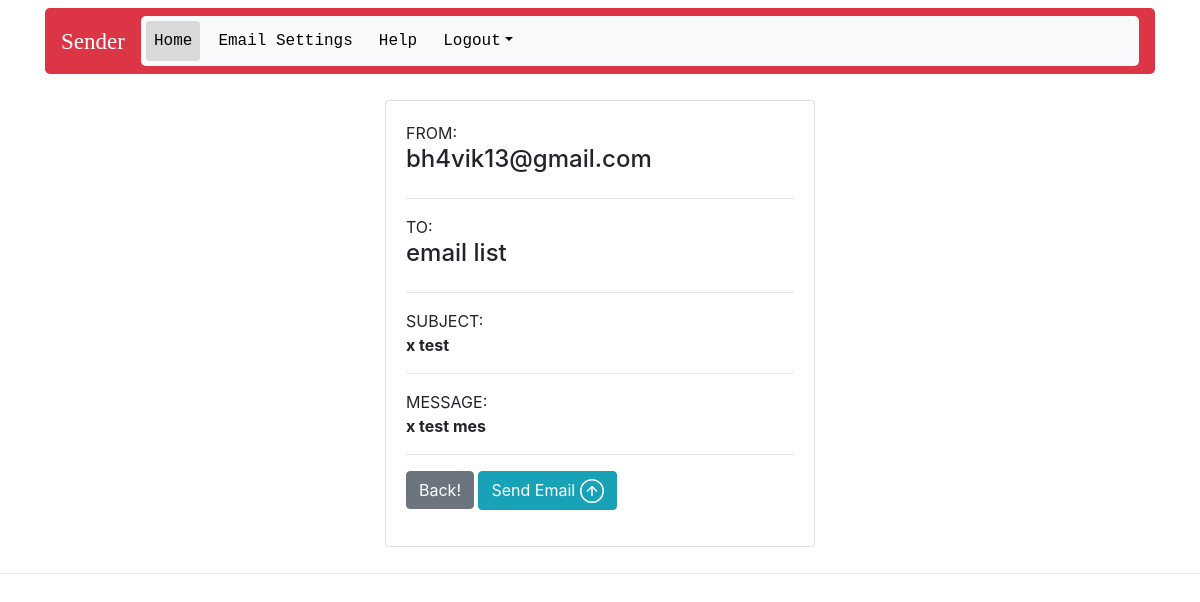
Page /send-email/22/ (signed in) on the committed database.
### sendapp/models.py (models this page shows, shortened)
class EmailFromList(models.Model):
	user = models.ForeignKey(to=UserProfile, on_delete = models.CASCADE, null=True, blank=True)
	userEmail = models.EmailField(max_length = 200, blank = False, null = True)
	userPassword = models.CharField(max_length = 32, blank = False, null = True)
	isDefault = models.BooleanField(default = False)

class EmailList(models.Model):
	user = models.ForeignKey(to=UserProfile, on_delete = models.CASCADE, null=True, blank=True)
	emailListName = models.CharField(max_length = 20, blank = False, null = True)
	emailList = models.CharField(max_length = 2500, blank = False, null = True)
	selectedEmailList = models.BooleanField(default = False)
	def __str__(self):
		return self.emailListName

class EmailDraft(models.Model):
	user = models.ForeignKey(to=UserProfile, on_delete = models.CASCADE, null=True, blank=True)
	emailDraftSubject = models.CharField(max_length = 40, blank = False, null = True)
	emailDraftMessage = models.TextField(max_length = 300, blank = False, null = True)
	timeDraftCreated = models.DateTimeField(auto_now_add = True)
	def __str__(self):
		return self.emailDraftSubject

### sendapp/decorators.py (the view)
		def wrapper_fun(request, *args, **kwargs):
			group = None
			if request.user.groups.exists():
				group = request.user.groups.all()[0].name
			if group in allowed_roles:
				return view_func(request, *args, **kwargs)
			else:
				return HttpResponse("you ain't authoizez where you wanna reach")

### sendapp/views.py (called while the page is built, shortened)
@login_required(login_url='login')
@allowed_users(allowed_roles = ['user', 'admin'])
def sendEmailView(request, eid):
	u = UserProfile.objects.get(user = request.user)
	email_draft = EmailDraft.objects.get(id = eid)
	email_list = EmailList.objects.filter(user = u)
	email_from_list = EmailFromList.objects.filter(user = u)
	context = {
		'home' : 'active',
		'email_draft' : email_draft,
		'email_list' : email_list,
		'email_from_list' : email_from_list,
	}
	return render(request, 'send_email.html', context)

### templates/send_email.html (shortened to what this page needs)
{% extends 'main.html' %}
{% block content %}
<div class="container d-flex justify-content-center">
<div class="flex-grow-1 w">
	<div class="card card-body">
		FROM:
		{% for i in email_from_list %}
			{%if i.isDefault == True %}
				<h4>{{i.userEmail}}</h4>
			{% endif %}
		{% endfor %}
		<hr>
		TO:
		{% for e in email_list %}
			{% if e.selectedEmailList == True %}
				<h4>{{e}}</h4>
			{% endif %}
		{% endfor %}
		<hr>
		SUBJECT: <strong>{{email_draft}}</strong>
		<hr>
		MESSAGE: <strong>{{email_draft.emailDraftMessage}}</strong>
		<hr>
		<form action="" method="POST">
			<a href="{% url 'home' %}" class="btn btn-secondary">Back!</a>
			{% if email_list %}
				<button type="submit" class="btn btn-info">
					Send Email
				</button>
			{% endif %}
		</form>
	</div>
</div>
</div>
{% endblock %}

### templates/main.html (style rules this page uses)
.w { max-width: 450px; padding: 10px }

### rows in the picture
EmailFromList: userEmail "bh4vik13@gmail.com"
EmailList: emailListName "email list"
EmailDraft: emailDraftSubject "x test", emailDraftMessage "x test mes"
